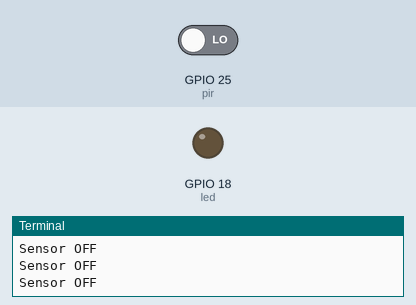
This program was run on a simulated Raspberry Pi (BCM pin numbers). Shown: output pins drawn as LEDs (lit = HIGH), the last lines printed to the terminal. The test bench sets the inputs (shaded band); at power-on: GPIO 25 (pir) LOW.

Above: at 1.2 s.
1.3 s: GPIO 25 (pir) driven HIGH
At 2.0 s:
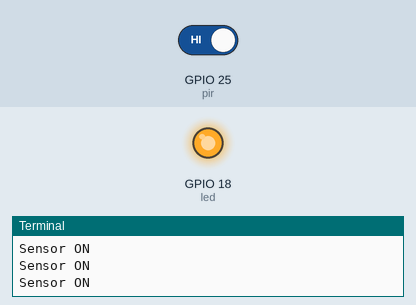
2.9 s: GPIO 25 (pir) driven LOW
At 4.4 s:
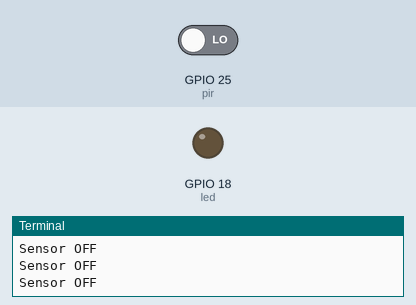
Timing chart, 0 to 5.9 s (numbered marks = the images above; inputs shaded):
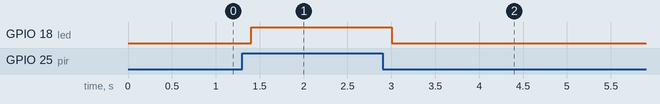

The program:

PIR_Sensor_LED_ON.py
```python
import spidev, time
import RPi.GPIO as GPIO

led = 18
pir = 25
GPIO.setmode(GPIO.BCM)
GPIO.setup(pir,GPIO.IN)
GPIO.setup(led,GPIO.OUT)

try :
    while True:
        if GPIO.input(pir) == True:
            print("Sensor ON")
            GPIO.output(led, GPIO.HIGH)
            time.sleep(0.2)
        if GPIO.input(pir) == False:
            print("Sensor OFF")
            GPIO.output(led, GPIO.LOW)
            time.sleep(0.2)
except KeyboardInterrupt:
    GPIO.cleanup()
```

Measured:
- after the input at 1.3 s, GPIO 18 (led): LOW → HIGH after 0.10 s
- after the input at 2.9 s, GPIO 18 (led): HIGH → LOW after 0.10 s
